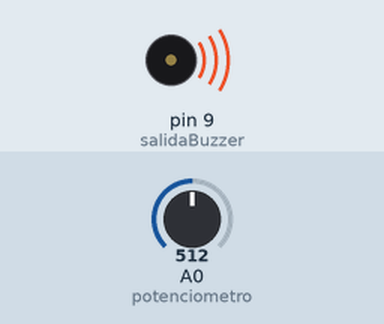
Simulated run of this sketch. Board: Arduino Uno, built with avr-gcc and run on an emulated ATmega328P. Shown: buzzer (waves = sounding). The inputs (shaded band) are chosen by the test bench; at power-on: A0 (potenciometro) = 512.

Above: at 0.1 s.
Timing chart, 0 to 1.6 s (numbered marks = the images above):
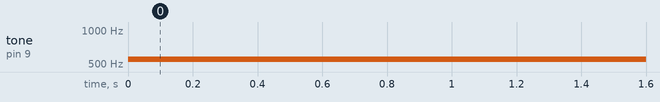

The sketch:

2g.ino
```cpp
/*EJEMPLO DE PRACTICA No. 9 Potenciómetro y buzzer*/

int salidaBuzzer =9;//Pin salida buzzer
int potenciometro = A0;// Pin de entrada potenciómetro
float lectura;//Lectura de potenciometro

//Frecuencias a las que osila el sonido
int FreqMin = 100;
int FreqMax = 1000;

void setup() {
  pinMode(salidaBuzzer, OUTPUT);
  pinMode(potenciometro, INPUT);
}

void loop() {
  lectura = analogRead(potenciometro);
  float frecuencia = map(lectura, 0, 1023, FreqMin, FreqMax);
  tone (salidaBuzzer, frecuencia);
  delay(500);
}
```

Measured:
- by itself, tone on pin 9 (salidaBuzzer): silent → 550 Hz at 0.00 s
